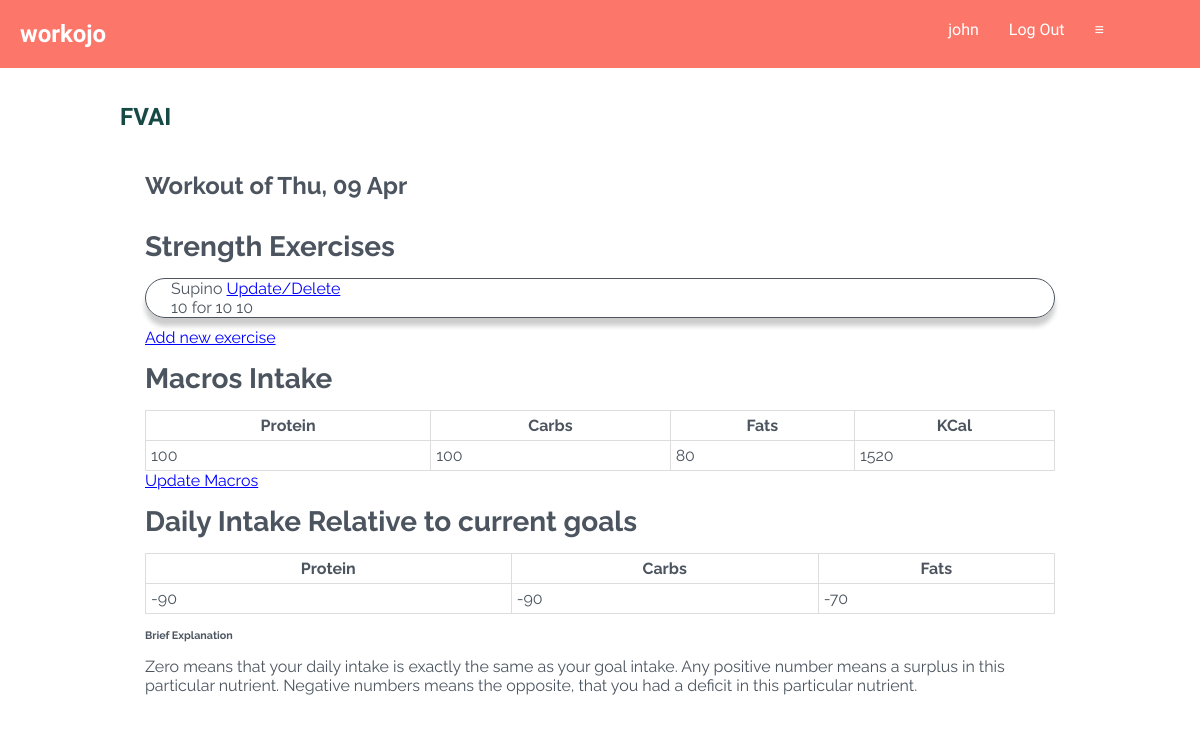
Page /1/workout (signed in) on the committed database.
### tables this page shows
CREATE TABLE user (
  id INTEGER PRIMARY KEY AUTOINCREMENT,
  username TEXT UNIQUE NOT NULL,
  password TEXT NOT NULL
);

CREATE TABLE workout (
  id INTEGER PRIMARY KEY AUTOINCREMENT,
  creator_id INTEGER NOT NULL,
  created TIMESTAMP NOT NULL DEFAULT CURRENT_TIMESTAMP,
  tag TEXT NOT NULL,
  FOREIGN KEY (creator_id) REFERENCES user (id)  
);

CREATE TABLE exercise (
  id INTEGER PRIMARY KEY AUTOINCREMENT,
  workout_id INTEGER NOT NULL,
  exercise_name TEXT NOT NULL,
  set_number INTEGER NOT NULL,
  repetitions INTEGER NOT NULL,
  unit TEXT NOT NULL,
  FOREIGN KEY (workout_id) REFERENCES workout (id)
);

CREATE TABLE macros (
  id INTEGER PRIMARY KEY AUTOINCREMENT,
  workout_id INTEGER NOT NULL,
  protein INTEGER NOT NULL,
  carbs INTEGER NOT NULL,
  fats INTEGER NOT NULL,
  FOREIGN KEY (workout_id) REFERENCES workout (id)
);

### workojo/log.py (the view)
@bp.route('/<int:id>/workout')
@login_required
def workout(id):
    db = get_db()
    workout = get_workout(id)
    user_id = session.get('user_id')
    exercises = db.execute(
        'SELECT e.id, exercise_name, set_number, repetitions, unit, created, workout_id'
        ' FROM exercise e JOIN workout w ON e.workout_id=w.id'
        ' WHERE workout_id= ?',(id,)
    ).fetchall()
    macros = db.execute(
        'SELECT m.id, carbs, protein, fats, workout_id'
        ' FROM macros m JOIN workout w on m.workout_id=w.id'
        ' WHERE workout_id = ?',(id,)
    ).fetchone()
    workout = db.execute(
        'SELECT *'
        ' FROM workout'
        ' ORDER BY created DESC'
        ).fetchone()
    diet_goals = db.execute(
        'SELECT d.creator_id, daily_protein, daily_fats, daily_carbs'
        ' FROM diet_goals d JOIN user u on d.creator_id=u.id'
        ' WHERE creator_id = ?',(user_id,)
    ).fetchone()
    distance_list = distance_from_goals(diet_goals, macros)
    session['current_id'] = workout['id']
    kcal = kcal_counter(macros)
    return render_template('log/workout_details.html', macros=macros, exercises=exercises, workout=workout,
    user_id=user_id, kcal=kcal, distance_list=distance_list, diet_goals=diet_goals)

### workojo/_log_helper.py (called while the page is built)
def kcal_counter(macros):
    if macros:
        kcal = (macros['fats'] * 9) + (macros['carbs'] * 4) + (macros['protein'] * 4)
    else:
        kcal = 0
    return kcal

def distance_from_goals(diet_goals, macros):
    if diet_goals and macros:
        protein_distance = diet_goals['daily_protein'] - macros['protein']
        carb_distance = diet_goals['daily_carbs'] - macros['carbs']
        fats_distance = diet_goals['daily_fats'] - macros ['fats']
        distance_list = [protein_distance, carb_distance, fats_distance]
        return distance_list

def get_workout(id, check_author=True):
    workout = get_db().execute(
        'SELECT w.id, creator_id, created, tag, created, username'
        ' FROM workout w JOIN user u ON w.creator_id=u.id'
        ' WHERE w.id = ?',
        (id,)
    ).fetchone()
    if workout is None:
        abort(404, 'Workout id {0} does not exist.'.format(id))
    if check_author and workout['creator_id'] != g.user['id']:
        abort(403)
    return workout

### workojo/auth.py (called while the page is built)
@bp.before_app_request
def load_logged_in_user():
    user_id = session.get('user_id')
    if user_id is None:
        g.user = None
    else:
        g.user = get_db().execute(
            'SELECT * FROM user WHERE id = ?', (user_id, )
        ).fetchone()

def login_required(view):
    @functools.wraps(view)
    def wrapped_view(**kwargs):
        if g.user is None:
            return redirect(url_for('auth.login'))
        return view(**kwargs)
    return wrapped_view

### workojo/db.py (called while the page is built)
def get_db():
    if 'db' not in g:
        g.db = sqlite3.connect(
            current_app.config['DATABASE'],
            detect_types=sqlite3.PARSE_DECLTYPES
        )
        g.db.row_factory = sqlite3.Row
    return g.db

### workojo/templates/log/workout_details.html
{% extends 'base.html' %}
{% block header %}
  <h1>{% block title %} {{ workout['tag']}} {% endblock %}</h1>
{% endblock %}
{% block content %}
<div class="body">
<h2 class="workout-header">Workout of {{ workout['created'].strftime('%a, %d %b')}}</h2>
<h4 class="workout-header"> Strength Exercises</h4>
{% for exercise in exercises %}
<p class="workout-children">
    {{ exercise['exercise_name']}} <a class="body-link" href="{{url_for('log.update', id=exercise['id'])}}">Update/Delete</a>
    <br>
    {{ exercise['set_number']}} for {{ exercise['repetitions']}} {{ exercise['unit']}} <br>
</p>
{% endfor %}
<p><a class="body-link" href="{{url_for('log.create')}}">Add new exercise</a></p>
{% if macros %}
<h4 class="workout-header">Macros Intake</h4>
<table>
  <tr>
    <th>Protein</th>
    <th>Carbs</th>
    <th>Fats</th>
    <th>KCal</th>
  </tr>
  <tr>
    <td>{{ macros['protein'] }}</td>
    <td>{{ macros['carbs'] }}</td>
    <td>{{ macros['fats'] }}</td>
    <td>{{ kcal }}</td>
  </tr>
</table>
<a class="body-link" href="{{url_for('log.macro_update', id=macros['id'])}}">Update Macros</a>
{% else %}
<a class="body-link" href="{{url_for('log.macro_create')}}">Track macros</a>
{% endif %}
{% if macros and diet_goals %}
<h4 class="workout-header">Daily Intake Relative to current goals</h4>
<table>
  <tr>
    <th>Protein</th>
    <th>Carbs</th>
    <th>Fats</th>
  </tr>
  <tr>
    <td>{{ distance_list[0] }}</td>
    <td>{{ distance_list[1] }}</td>
    <td>{{ distance_list[2] }}</td>
  </tr>
</table>
<h6 class="workout-header">Brief Explanation</h6>
<p>
  Zero means that your daily intake is exactly the same as your goal intake.
  Any positive number means a surplus in this particular nutrient.
  Negative numbers means the opposite, that you had a deficit in this particular nutrient.
</p>
{% endif %}
</div>
{% endblock %}

### workojo/templates/base.html (shortened to what this page needs)
<!doctype html>
<link rel="stylesheet" media='screen and (min-width: 450px)' href="{{ url_for('static', filename='style.css') }}">
<link rel="stylesheet" media='screen and (min-width: 140px) and (max-width: 440px)' href="{{ url_for('static', filename='phone.css') }}"/>
<body>
<nav>
  <h1>workojo</h1>
  <ul>
    {% if g.user %}
      <li><span>{{ g.user['username'] }}</span>
      <li><a href="{{ url_for('auth.logout') }}">Log Out</a>
      <li id="triple-bar">&#8801</li>
    {% else %}
      <li><a href="{{ url_for('auth.register') }}">Register</a>
      <li><a href="{{ url_for('auth.login') }}">Log In</a>
      <li id="triple-bar">&#8801</li>
    {% endif %}
  </ul>
</nav>
<section class="content">
  <header>
    {% block header %}{% endblock %}
  </header>
  {% block content %}{% endblock %}
</section>
</body>

### workojo/static/style.css (style rules this page uses)
* { margin: 0; padding: 0; }
h4 { font-size: 28px; }
nav { font-family: 'Gotu', sans-serif; display: flex; padding: 20px; background-color: #fc766aff; color: white; }
table { border-collapse: collapse; width: 100%; }
td, th { border: 1px solid #dddddd; padding: 5px; }
ul { margin-left: 70%; }
li { display: inline-block; margin-left: 30px; }
a { text-decoration: none; color: inherit; }
section { width: 80%; margin: 0 auto; padding: 10px; background-color: white; color: #4c555f; }
header { font-family: 'Gotu', sans-serif; padding: 25px 0px; color: #184a45ff; }
.workout-header { padding: 15px 0px; }
.workout-children { border: 1px solid #4c555f; box-shadow: 0px 8px 5px 0px rgba(0,0,0,0.2); border-radius: 25px; margin-bottom: 10px; }
.body, .workout-children { font-family: 'Raleway', sans-serif; padding: 0px 25px; }
.body-link { color: blue; text-decoration: underline; padding-right: 15px; }

### workojo/static/phone.css (style rules this page uses)
* { margin: 0; padding: 0; -webkit-padding-start: 0; }
h4 { margin: 15px 0px 10px 0px; }
nav { font-family: 'Gotu', sans-serif; display: flex; background-color: #fc766aff; color: white; padding: 10px; }
ul { font-size: 0; padding: 0; }
table { border-collapse: collapse; width: 100%; }
td, th { border: 1px solid #dddddd; padding: 5px; }
li { display: inline-block; font-size: 16px; margin: -15px; margin-left: 10px; padding-left: 20px; }
a { text-decoration: none; color: inherit; }
section { margin: 0px 5px 5px 5px; padding: 10px; background-color: white; color: #4c555f; }
header { font-family: 'Gotu', sans-serif; padding: 10px; text-align: center; color: #184a45ff; }
.body, .workout-children { font-family: 'Raleway', sans-serif; padding: 0px 10px 0px 10px; line-height: 1.5em; }
.body p { margin-bottom: 15px; }
.body-link { color: blue; text-decoration: underline; padding: 15px; }
.workout-children { border: 1px solid #4c555f; box-shadow: 0px 8px 5px 0px rgba(0,0,0,0.2); border-radius: 25px; }
#triple-bar { position: relative; cursor: pointer; font-size: 25px; padding: 10px; padding-left: 20px; }

### rows in the picture
user: user.username "john"
workout: tag "FVAI", created "Thu, 09 Apr"
exercise: exercise_name "Supino", set_number "10", repetitions "10", unit "10"
macros: protein "100", carbs "100", fats "80"

### other values in the picture
{{ kcal }} "1520"
{{ distance_list[0] }} "-90"
{{ distance_list[1] }} "-90"
{{ distance_list[2] }} "-70"
